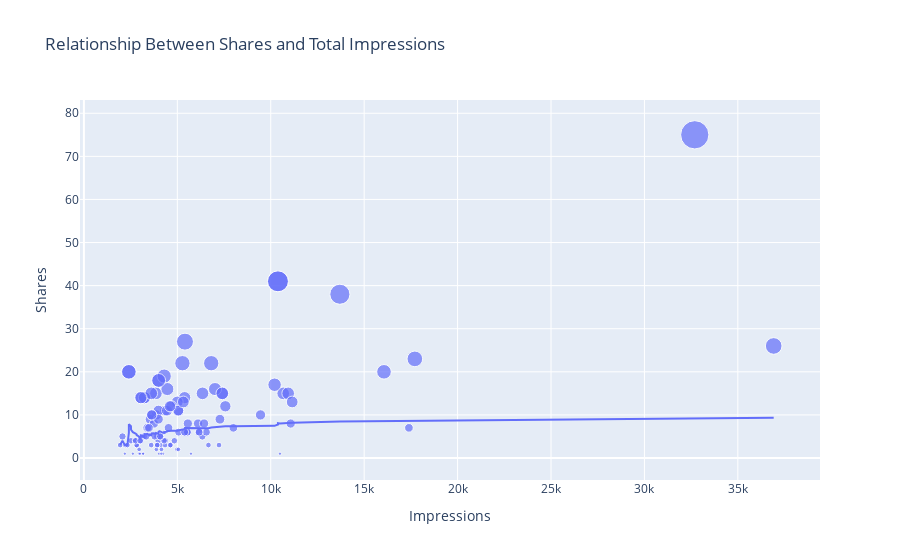

Notebook code cell kept with this figure:
### Code cell
figure = px.scatter(data_frame = data, x="Impressions",
                    y="Shares", size="Shares", trendline="expanding", 
                    title = "Relationship Between Shares and Total Impressions")
figure.show()
